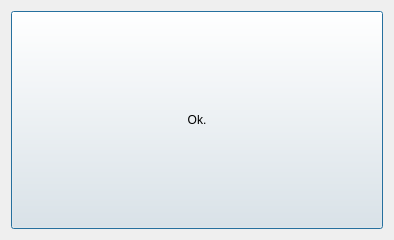
<?xml version="1.0" encoding="UTF-8"?>
<ui version="4.0">
 <class>settings_dialog</class>
 <widget class="QDialog" name="settings_dialog">
  <property name="windowModality">
   <enum>Qt::WindowModality::NonModal</enum>
  </property>
  <property name="geometry">
   <rect>
    <x>0</x>
    <y>0</y>
    <width>394</width>
    <height>240</height>
   </rect>
  </property>
  <property name="windowTitle">
   <string>Settings</string>
  </property>
  <property name="modal">
   <bool>true</bool>
  </property>
  <layout class="QGridLayout" name="gridLayout">
   <item row="0" column="0">
    <widget class="QPushButton" name="ok_button">
     <property name="sizePolicy">
      <sizepolicy hsizetype="Minimum" vsizetype="Minimum">
       <horstretch>0</horstretch>
       <verstretch>0</verstretch>
      </sizepolicy>
     </property>
     <property name="text">
      <string>Ok.</string>
     </property>
    </widget>
   </item>
  </layout>
 </widget>
 <resources/>
 <connections/>
</ui>
